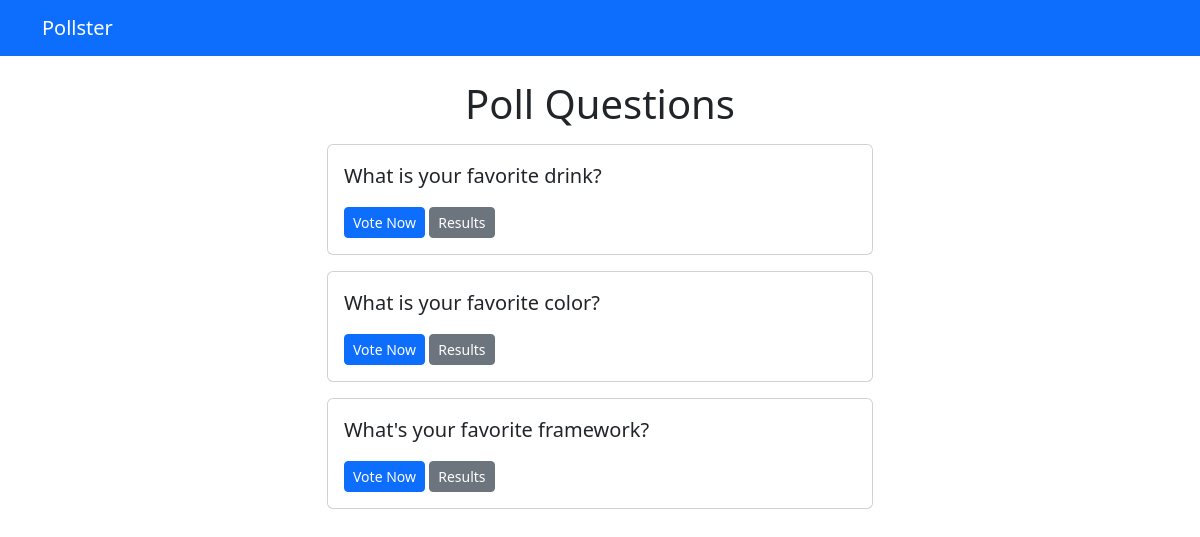
/polls/, run on an earlier commit of the app's database.
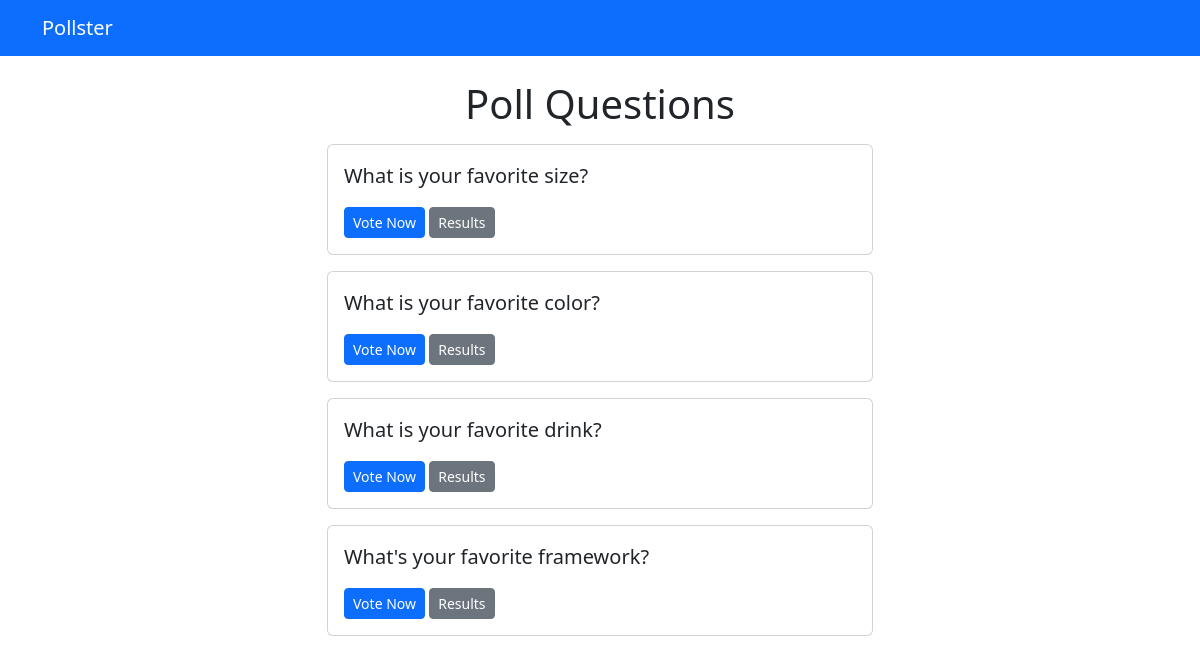
And on a later commit of the database.
### polls/models.py (models this page shows, shortened)
class Question(models.Model):
    question_text = models.CharField(max_length=200)
    pub_date = models.DateTimeField('date published')

### polls/views.py (the view)
# urls.py: path('', views.IndexView.as_view(), name='index'),
class IndexView(generic.ListView):
    template_name = 'polls/index.html'
    context_object_name = 'latest_question_list'
    """
    Return the last five published questions (not including those set to be
    published in the future).
    """
    def get_queryset(self):
        return Question.objects.filter(pub_date__lte=timezone.now()).order_by('-pub_date')[:5]

### templates/polls/index.html
{% extends 'base.html' %}
{% block content %}
  <h1 class="text-center mb-3">Poll Questions</h1>
  {% if latest_question_list %}
    {% for question in latest_question_list %}
      <div class="card mb-3">
        <div class="card-body">
          <p class="lead">{{ question.question_text }}</p>
          <a href="{% url 'polls:detail' question.pk %}" class="btn btn-primary btn-sm">Vote Now</a>
          <a href="{% url 'polls:results' question.pk %}" class="btn btn-secondary btn-sm">Results</a>
        </div>
      </div>
    {% endfor %}
  {% else %}
    <p>No polls available!</p>
  {% endif %}
{% endblock %}

### templates/base.html (shortened to what this page needs)
<!DOCTYPE html>
<html lang="en">
  <head>
    <link href="https://cdn.jsdelivr.net/npm/bootstrap@5.2.0-beta1/dist/css/bootstrap.min.css"
          rel="stylesheet"
    />
  </head>
  <body>
    {% include 'partials/_navbar.html' %}
    <div class="container">
      <div class="row">
        <div class="col-md-6 m-auto">
          {% block content %}{% endblock %}
        </div>
      </div>
    </div>
  </body>
</html>

### templates/partials/_navbar.html
<nav class="navbar navbar-dark bg-primary mb-4">
	<div class="container">
		<a class="navbar-brand" href="/">Pollster</a>
	</div>
</nav>

What changed in the data, as far as the page shows it:
added Question: question_text "What is your favorite size?"
changed Question "What is your favorite color?": moves up the list
